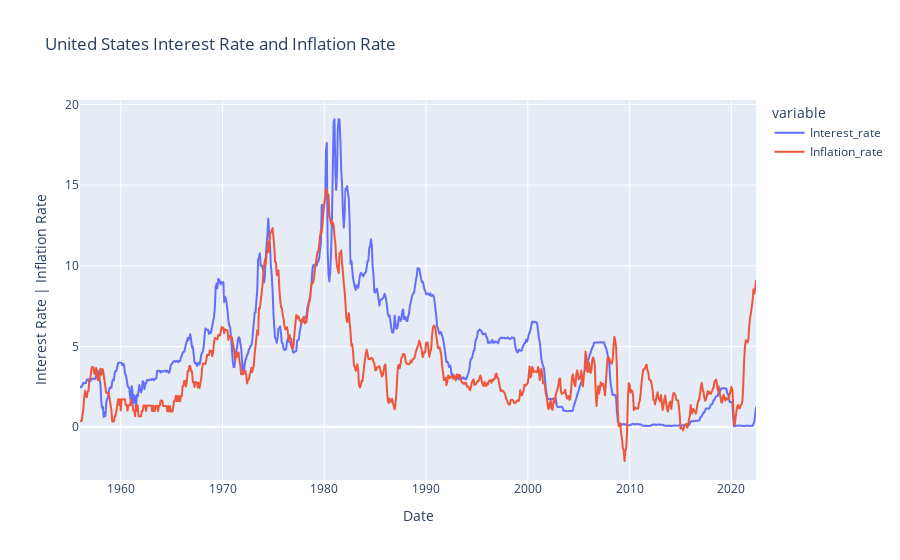

The code cell stored with this chart in its notebook:
### Code cell
fig = px.line(Interest_Inflation_rate,x='DATE',y=['Interest_rate','Inflation_rate'],title='United States Interest Rate and Inflation Rate',height=400).update_layout(xaxis_title="Date", yaxis_title="Interest Rate | Inflation Rate")
fig.show()

### Figure 1 — Plotly figure (JSON) as saved in the notebook; plotly's stock layout.template omitted (floating-point values rounded to 4 significant figures; data arrays with more than 128 entries replaced by an {"elided": "..."} marker saying what was removed)
{"data": [{"hovertemplate": "variable=Interest_rate<br>DATE=%{x}<br>value=%{y}<extra></extra>", "legendgroup": "Interest_rate", "line": {"color": "#636efa", "dash": "solid"}, "marker": {"symbol": "circle"}, "mode": "lines", "name": "Interest_rate", "showlegend": true, "type": "scattergl", "x": {"elided": "798 str values"}, "xaxis": "x", "y": {"elided": "798 float values"}, "yaxis": "y"}, {"hovertemplate": "variable=Inflation_rate<br>DATE=%{x}<br>value=%{y}<extra></extra>", "legendgroup": "Inflation_rate", "line": {"color": "#EF553B", "dash": "solid"}, "marker": {"symbol": "circle"}, "mode": "lines", "name": "Inflation_rate", "showlegend": true, "type": "scattergl", "x": {"elided": "798 str values"}, "xaxis": "x", "y": {"elided": "798 float values"}, "yaxis": "y"}], "layout": {"autosize": true, "legend": {"title": {"text": "variable"}, "tracegroupgap": 0}, "title": {"text": "United States Interest Rate and Inflation Rate"}, "xaxis": {"anchor": "y", "autorange": true, "domain": [0, 1], "range": ["1956-01-01", "2022-06-01"], "title": {"text": "Date"}, "type": "date"}, "yaxis": {"anchor": "x", "autorange": true, "domain": [0, 1], "range": [-3.278, 20.28], "title": {"text": "Interest Rate | Inflation Rate"}, "type": "linear"}}}
